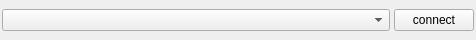
<?xml version="1.0" encoding="UTF-8"?>
<ui version="4.0">
 <class>Form</class>
 <widget class="QWidget" name="Form">
  <property name="geometry">
   <rect>
    <x>0</x>
    <y>0</y>
    <width>476</width>
    <height>40</height>
   </rect>
  </property>
  <property name="sizePolicy">
   <sizepolicy hsizetype="Preferred" vsizetype="Preferred">
    <horstretch>0</horstretch>
    <verstretch>0</verstretch>
   </sizepolicy>
  </property>
  <property name="windowTitle">
   <string>Form</string>
  </property>
  <layout class="QVBoxLayout" name="verticalLayout">
   <property name="spacing">
    <number>4</number>
   </property>
   <property name="leftMargin">
    <number>2</number>
   </property>
   <property name="topMargin">
    <number>2</number>
   </property>
   <property name="rightMargin">
    <number>2</number>
   </property>
   <property name="bottomMargin">
    <number>2</number>
   </property>
   <item>
    <layout class="QHBoxLayout" name="horizontalLayout">
     <item>
      <widget class="QComboBox" name="combobox_devices">
       <property name="sizePolicy">
        <sizepolicy hsizetype="Expanding" vsizetype="Fixed">
         <horstretch>0</horstretch>
         <verstretch>0</verstretch>
        </sizepolicy>
       </property>
      </widget>
     </item>
     <item>
      <widget class="QPushButton" name="button_connect">
       <property name="text">
        <string>connect</string>
       </property>
      </widget>
     </item>
    </layout>
   </item>
   <item>
    <layout class="QGridLayout" name="gridLayout_device_info"/>
   </item>
  </layout>
 </widget>
 <resources/>
 <connections/>
</ui>
